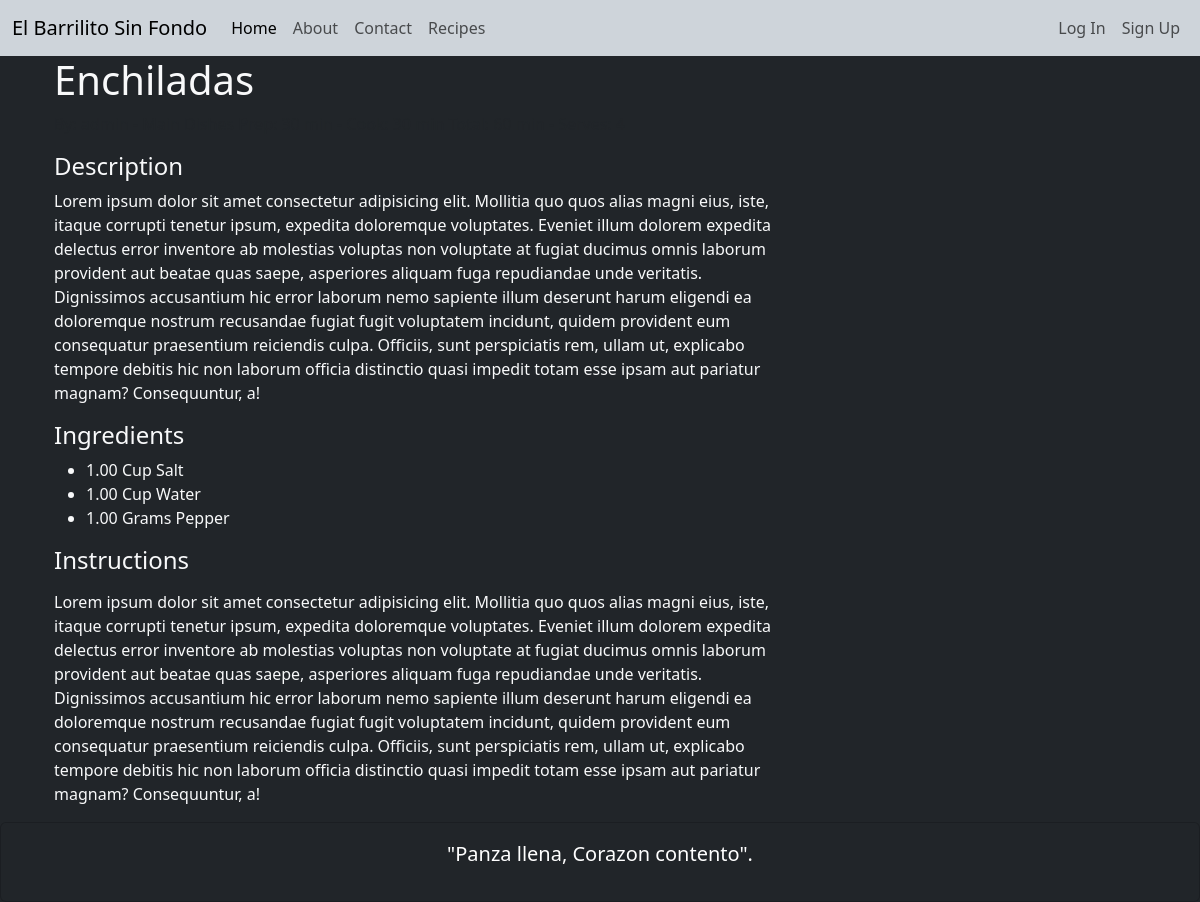
The page /recipe/enchiladas/ on the database its author committed.
### recipes/models.py (models this page shows, shortened)
class Recipe(models.Model):
    STATUS_CHOICES = [
        ('draft','Draft'),
        ('published', 'Published'),
    ]
    title= models.CharField(max_length=200)
    slug= models.SlugField(max_length=200, unique=True, blank=True)
    description = models.TextField()
    instructions = models.TextField()
    prep_time = models.PositiveIntegerField(help_text="Time in minutes")
    cook_time = models.PositiveIntegerField(help_text="Time in minutes")
    servings = models.PositiveIntegerField(default=2)
    image = models.ImageField(
        upload_to=recipe_image_path,
        blank=True,
        null=True
    )
    author = models.ForeignKey(
        User,
        on_delete=models.CASCADE,
        related_name="recipes"
    )
    category = models.ForeignKey(
        Category,
        on_delete=models.SET_NULL,
        null=True,
        blank=True,
        related_name='recipes'
    )
    ingredients = models.ManyToManyField(
        Ingredient,
        through='RecipeIngredient',
        related_name='recipes'
    )
    status = models.CharField(
        max_length=10,
        choices=STATUS_CHOICES,
        default='draft'
    )
    created_at = models.DateTimeField(auto_now_add=True)
    updated_at = models.DateTimeField(auto_now=True)
    class Meta:
        verbose_name = 'Recipe'
        verbose_name_plural = 'Recipes'
        ordering = ['-created_at']
    @property
    def total_time(self):
        return self.prep_time + self.cook_time

class RecipeIngredient(models.Model):
    UNIT_CHOICES = [
        ('cup', 'Cup'),
        ('tbsp', 'Tablespoon'),
        ('tsp', 'Teaspoon'),
        ('g', 'Grams'),
        ('kg', 'Kilograms'),
        ('ml', 'Milliliters'),
        ('l', 'Liters'),
        ('oz', 'Ounces'),
        ('lb', 'Pounds'),
        ('piece', 'Piece'),
        ('pinch', 'Pinch'),
        ('to_taste', 'To taste'),
    ]
    recipe = models.ForeignKey(
        'Recipe',
        on_delete=models.CASCADE,
        related_name='recipe_ingredients')
    ingredient = models.ForeignKey(
        Ingredient,
        on_delete=models.PROTECT,
        related_name='recipe_ingredients')
    quantity = models.DecimalField(
        max_digits=6,
        decimal_places=2,
        null=True,
        blank=True)
    unit = models.CharField(
        max_length=20,
        choices=UNIT_CHOICES,
        blank=True)
    notes = models.CharField(max_length=200, blank=True)
    class Meta:
        verbose_name = "Recipe Ingredient"
        verbose_name_plural = "Recipe Ingredients"
        unique_together = ('recipe', 'ingredient')

class Ingredient(models.Model):
    name = models.CharField(max_length=150, unique=True)
    description = models.TextField(blank=True)
    class Meta:
        verbose_name = "Ingredient"
        verbose_name_plural = "Ingredients"
        ordering = ['name']

### recipes/views.py (the view)
# urls.py: path('<slug:slug>/', RecipeDetailsView.as_view(), name='recipe_detail'),
class RecipeDetailsView(DetailView):
    model = Recipe
    template_name = 'recipes/detail.html'
    context_object_name = 'recipe'
    slug_field = 'slug'
    slug_url_kwarg = 'slug'
    def get_queryset(self):
        return Recipe.objects.select_related('author', 'category').prefetch_related('recipe_ingredients__ingredient')

### recipes/models.py (called while the page is built)
    def __str__(self):
        return self.name

### templates/recipes/detail.html (shortened to what this page needs)
{% extends 'base.html' %}
{% block content %}
    <div class="container md-4">
        <div class="row">
            <div class="col-md-8">
                <h1>{{ recipe.title }}</h1>
                <p class="text-muted">
                </p>
                <h4>Description</h4>
                <p>{{ recipe.description }}</p>
                <h4>Ingredients</h4>
                <ul>
                    {% for item in recipe.recipe_ingredients.all %}
                        <li>
                            {% if item.quantity %}{{ item.quantity }}{% endif %}
                            {% if item.unit %}{{ item.get_unit_display }}{% endif %}
                            {{ item.ingredient.name }}
                        </li>
                    {% endfor %}
                </ul>
                <h4>Instructions</h4>
                <p>{{ recipe.instructions|linebreaks }}</p>
            </div>
        </div>
    </div>
{% endblock %}

### rows shown on the page
Recipe: title "Enchiladas", description "Lorem ipsum dolor sit amet consectetur adipisicing elit. Mollitia quo quos alias magni eius, iste, itaque corrupti tenetur ipsum, expedita doloremque voluptates. Eveniet illum dolorem expedita delectus error inventore ab molestias voluptas non voluptate at fugiat ducimus omnis laborum provident aut beatae quas saepe, asperiores aliquam fuga repudiandae unde veritatis. Dignissimos accusantium hic error laborum nemo sapiente illum deserunt harum eligendi ea doloremque nostrum recusandae fugiat fugit voluptatem incidunt, quidem provident eum consequatur praesentium reiciendis culpa. Officiis, sunt perspiciatis rem, ullam ut, explicabo tempore debitis hic non laborum officia distinctio quasi…", instructions "Lorem ipsum dolor sit amet consectetur adipisicing elit. Mollitia quo quos alias magni eius, iste, itaque corrupti tenetur ipsum, expedita doloremque voluptates. Eveniet illum dolorem expedita delectus error inventore ab molestias voluptas non voluptate at fugiat ducimus omnis laborum provident aut beatae quas saepe, asperiores aliquam fuga repudiandae unde veritatis. Dignissimos accusantium hic error laborum nemo sapiente illum deserunt harum eligendi ea doloremque nostrum recusandae fugiat fugit voluptatem incidunt, quidem provident eum consequatur praesentium reiciendis culpa. Officiis, sunt perspiciatis rem, ullam ut, explicabo tempore debitis hic non laborum officia distinctio quasi…"
RecipeIngredient: quantity "1.00", unit "Cup", ingredient.name "Salt"
RecipeIngredient: quantity "1.00", unit "Cup", ingredient.name "Water"
RecipeIngredient: quantity "1.00", unit "Grams", ingredient.name "Pepper"
